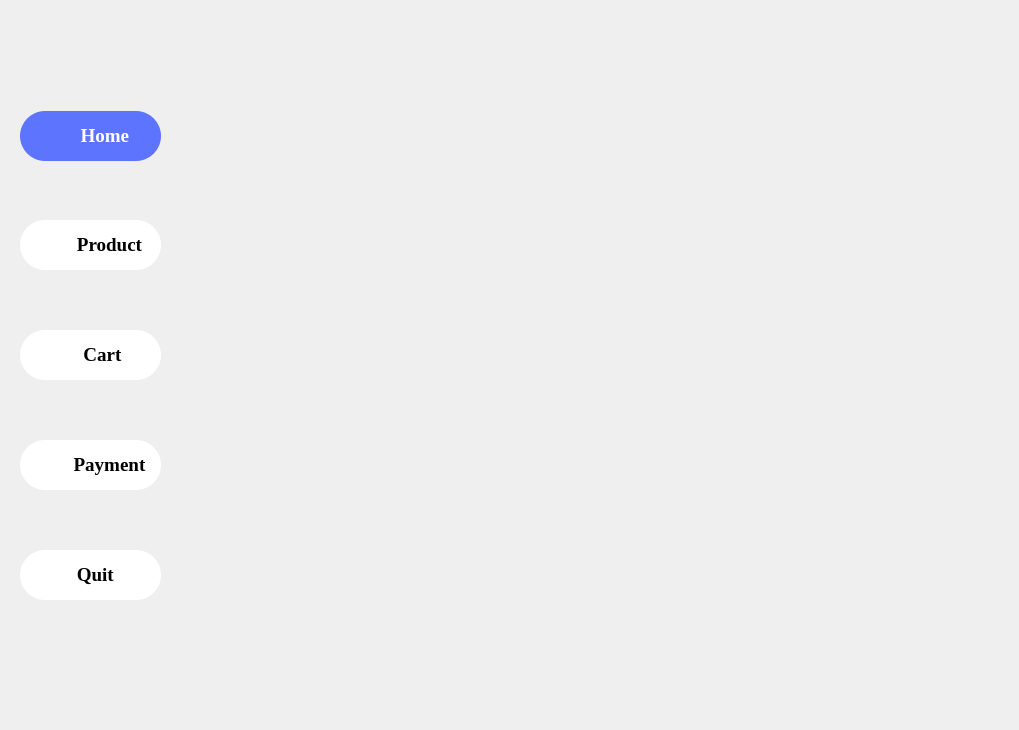
    <widget class="QWidget" name="page_3">
     <widget class="QLabel" name="lbBackGroundKT">
      <property name="geometry">
       <rect>
        <x>0</x>
        <y>0</y>
        <width>1010</width>
        <height>721</height>
       </rect>
      </property>
      <property name="styleSheet">
       <string notr="true">image: url(:/Resource/img/index0.png);</string>
      </property>
      <property name="text">
       <string/>
      </property>
     </widget>
     <widget class="QPushButton" name="btnCart_3">
      <property name="geometry">
       <rect>
        <x>20</x>
        <y>330</y>
        <width>141</width>
        <height>50</height>
       </rect>
      </property>
      <property name="font">
       <font>
        <family>Times New Roman</family>
        <pointsize>14</pointsize>
        <bold>true</bold>
       </font>
      </property>
      <property name="styleSheet">
       <string notr="true">QPushButton#btnCart_3 {
    background-color: white;
	color: black;
	border-radius:25px;
}

QPushButton#btnCart_3:hover {
    background-color:#5c74ff;
	color:white;
}
</string>
      </property>
      <property name="text">
       <string>     Cart</string>
      </property>
     </widget>
     <widget class="QPushButton" name="btnProduct_3">
      <property name="geometry">
       <rect>
        <x>20</x>
        <y>220</y>
        <width>141</width>
        <height>50</height>
       </rect>
      </property>
      <property name="font">
       <font>
        <family>Times New Roman</family>
        <pointsize>14</pointsize>
        <bold>true</bold>
       </font>
      </property>
      <property name="styleSheet">
       <string notr="true">QPushButton#btnProduct_3 {
    background-color: white;
	color: black;
	border-radius:25px;
}

QPushButton#btnProduct_3:hover {
    background-color:#5c74ff;
	color:white;
}
</string>
      </property>
      <property name="text">
       <string>        Product</string>
      </property>
     </widget>
     <widget class="QPushButton" name="btnPayment_3">
      <property name="geometry">
       <rect>
        <x>20</x>
        <y>440</y>
        <width>141</width>
        <height>50</height>
       </rect>
      </property>
      <property name="font">
       <font>
        <family>Times New Roman</family>
        <pointsize>14</pointsize>
        <bold>true</bold>
       </font>
      </property>
      <property name="styleSheet">
       <string notr="true">QPushButton#btnPayment_3 {
    background-color: white;
	color: black;
	border-radius:25px;
}

QPushButton#btnPayment_3:hover {
    background-color:#5c74ff;
	color:white;
}
</string>
      </property>
      <property name="text">
       <string>        Payment</string>
      </property>
     </widget>
     <widget class="QPushButton" name="btnQuit_3">
      <property name="geometry">
       <rect>
        <x>20</x>
        <y>550</y>
        <width>141</width>
        <height>50</height>
       </rect>
      </property>
      <property name="font">
       <font>
        <family>Times New Roman</family>
        <pointsize>14</pointsize>
        <bold>true</bold>
       </font>
      </property>
      <property name="styleSheet">
       <string notr="true">QPushButton#btnQuit_3 {
    background-color: white;
	color: black;
	border-radius:25px;
}

QPushButton#btnQuit_3:hover {
    background-color:#5c74ff;
	color:white;
}
</string>
      </property>
      <property name="text">
       <string>  Quit</string>
      </property>
     </widget>
     <widget class="QPushButton" name="btnHome">
      <property name="geometry">
       <rect>
        <x>20</x>
        <y>111</y>
        <width>141</width>
        <height>50</height>
       </rect>
      </property>
      <property name="font">
       <font>
        <family>Times New Roman</family>
        <pointsize>14</pointsize>
        <bold>true</bold>
       </font>
      </property>
      <property name="styleSheet">
       <string notr="true">QPushButton#btnHome {
    background-color: #5c74ff;
	color: white;
	border-radius:25px;
}
</string>
      </property>
      <property name="text">
       <string>      Home</string>
      </property>
     </widget>
     <widget class="QLabel" name="label_10">
      <property name="geometry">
       <rect>
        <x>20</x>
        <y>111</y>
        <width>60</width>
        <height>50</height>
       </rect>
      </property>
      <property name="styleSheet">
       <string notr="true">image: url(:/Resource/logo/logohome.png);</string>
      </property>
      <property name="text">
       <string/>
      </property>
     </widget>
     <widget class="QLabel" name="label_11">
      <property name="geometry">
       <rect>
        <x>20</x>
        <y>220</y>
        <width>60</width>
        <height>50</height>
       </rect>
      </property>
      <property name="styleSheet">
       <string notr="true">image: url(:/Resource/logo/logomenuProduct.png);</string>
      </property>
      <property name="text">
       <string/>
      </property>
     </widget>
     <widget class="QLabel" name="label_12">
      <property name="geometry">
       <rect>
        <x>20</x>
        <y>330</y>
        <width>60</width>
        <height>50</height>
       </rect>
      </property>
      <property name="styleSheet">
       <string notr="true">image: url(:/Resource/logo/logomenuCart.png);</string>
      </property>
      <property name="text">
       <string/>
      </property>
     </widget>
     <widget class="QLabel" name="label_13">
      <property name="geometry">
       <rect>
        <x>20</x>
        <y>440</y>
        <width>60</width>
        <height>50</height>
       </rect>
      </property>
      <property name="styleSheet">
       <string notr="true">image: url(:/Resource/logo/logomenupayment.png);</string>
      </property>
      <property name="text">
       <string/>
      </property>
     </widget>
     <widget class="QLabel" name="label_14">
      <property name="geometry">
       <rect>
        <x>20</x>
        <y>550</y>
        <width>60</width>
        <height>50</height>
       </rect>
      </property>
      <property name="styleSheet">
       <string notr="true">image: url(:/Resource/logo/logomenuquit.png);</string>
      </property>
      <property name="text">
       <string/>
      </property>
     </widget>
     <widget class="QLabel" name="lblLogoKT">
      <property name="geometry">
       <rect>
        <x>0</x>
        <y>20</y>
        <width>70</width>
        <height>50</height>
       </rect>
      </property>
      <property name="styleSheet">
       <string notr="true">image: url(:/Resource/logo/logoKT.png);</string>
      </property>
      <property name="text">
       <string/>
      </property>
     </widget>
    </widget>
